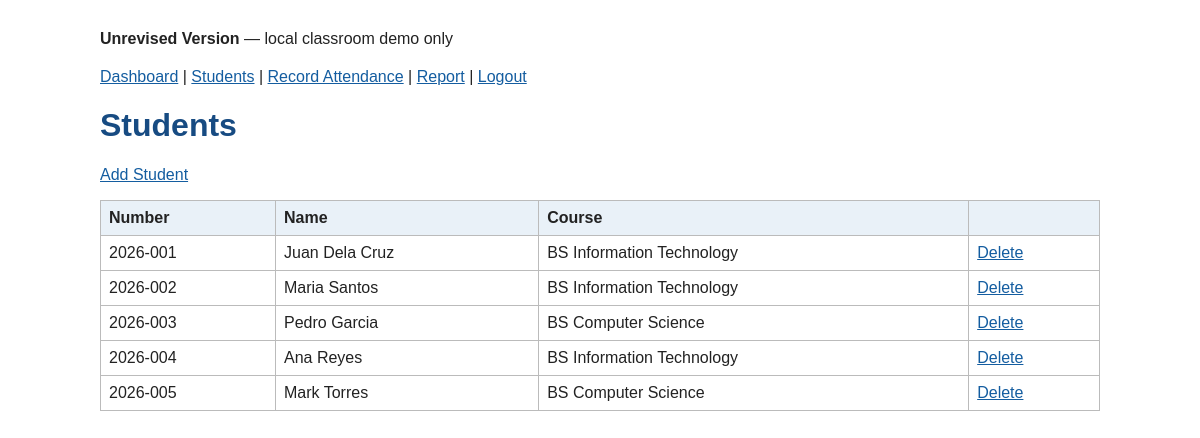
The page /unrevised/students.php (signed in) on the database its author committed.
### tables this page shows
CREATE TABLE IF NOT EXISTS unrevised_students (
  id INT NOT NULL AUTO_INCREMENT PRIMARY KEY,
  student_number VARCHAR(30) NOT NULL,
  first_name VARCHAR(50) NOT NULL,
  last_name VARCHAR(50) NOT NULL,
  course VARCHAR(100) NOT NULL
);

### unrevised/students.php (the view)
<?php require_once __DIR__ . '/db.php'; if (!isset($_SESSION['admin'])) { header('Location: login.php'); exit(); } $result = mysqli_query($conn, 'SELECT * FROM unrevised_students ORDER BY id'); oldHeader('Students'); ?>
<h1>Students</h1><p><a href="add_student.php">Add Student</a></p><table><tr><th>Number</th><th>Name</th><th>Course</th><th></th></tr><?php while ($s = mysqli_fetch_assoc($result)) { echo '<tr><td>'.$s['student_number'].'</td><td>'.$s['first_name'].' '.$s['last_name'].'</td><td>'.$s['course'].'</td><td><a href="delete_student.php?id='.$s['id'].'">Delete</a></td></tr>'; } ?></table><?php oldFooter(); ?>

### unrevised/style.css (style rules this page uses)
body { font-family:Arial,sans-serif;background:#fff;color:#222;margin:30px }
h1,h2 { color:#174b82 }
a { color:#145da0 }
table { border-collapse:collapse;width:100%;margin:16px 0 }
th,td { border:1px solid #bbb;text-align:left;padding:8px }
th { background:#e9f1f8 }

### rows shown on the page
unrevised_students: student_number "2026-001", first_name "Juan", last_name "Dela Cruz", course "BS Information Technology"
unrevised_students: student_number "2026-002", first_name "Maria", last_name "Santos", course "BS Information Technology"
unrevised_students: student_number "2026-003", first_name "Pedro", last_name "Garcia", course "BS Computer Science"
unrevised_students: student_number "2026-004", first_name "Ana", last_name "Reyes", course "BS Information Technology"
unrevised_students: student_number "2026-005", first_name "Mark", last_name "Torres", course "BS Computer Science"
